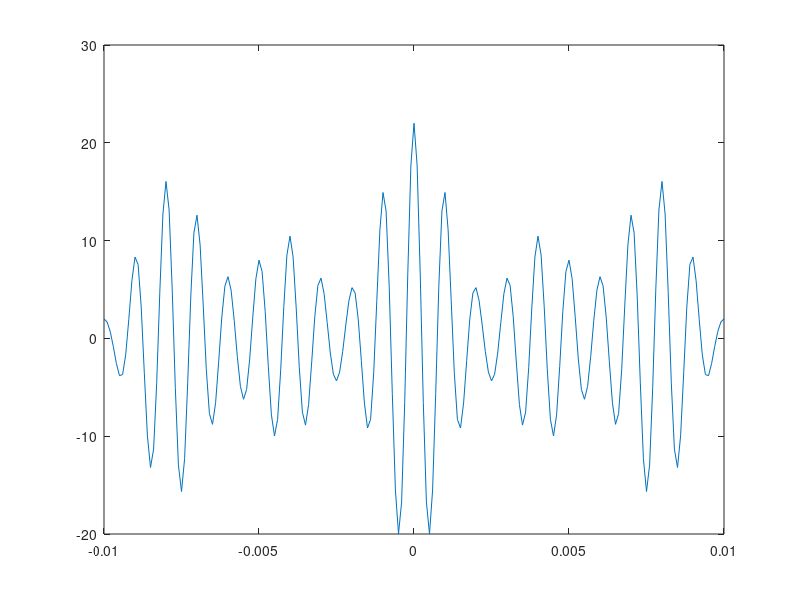

The MATLAB source for this figure:
fm =50;
fc = 20*fm;
wm = 2*pi*fm
wc = 2*pi*fc
t = -.01:.0001:.01;

u =1.2;
Ac = 10;

xt = cos(wm*t) + 2*cos(2*wm*t) + 4*cos(3*wm*t) + 5*cos(5*wm*t);

xtnorm = xt/max(xt);
xamt = Ac*cos(wc*t) + Ac*u*(xtnorm.*cos(wc*t));

plot(t,xamt)
